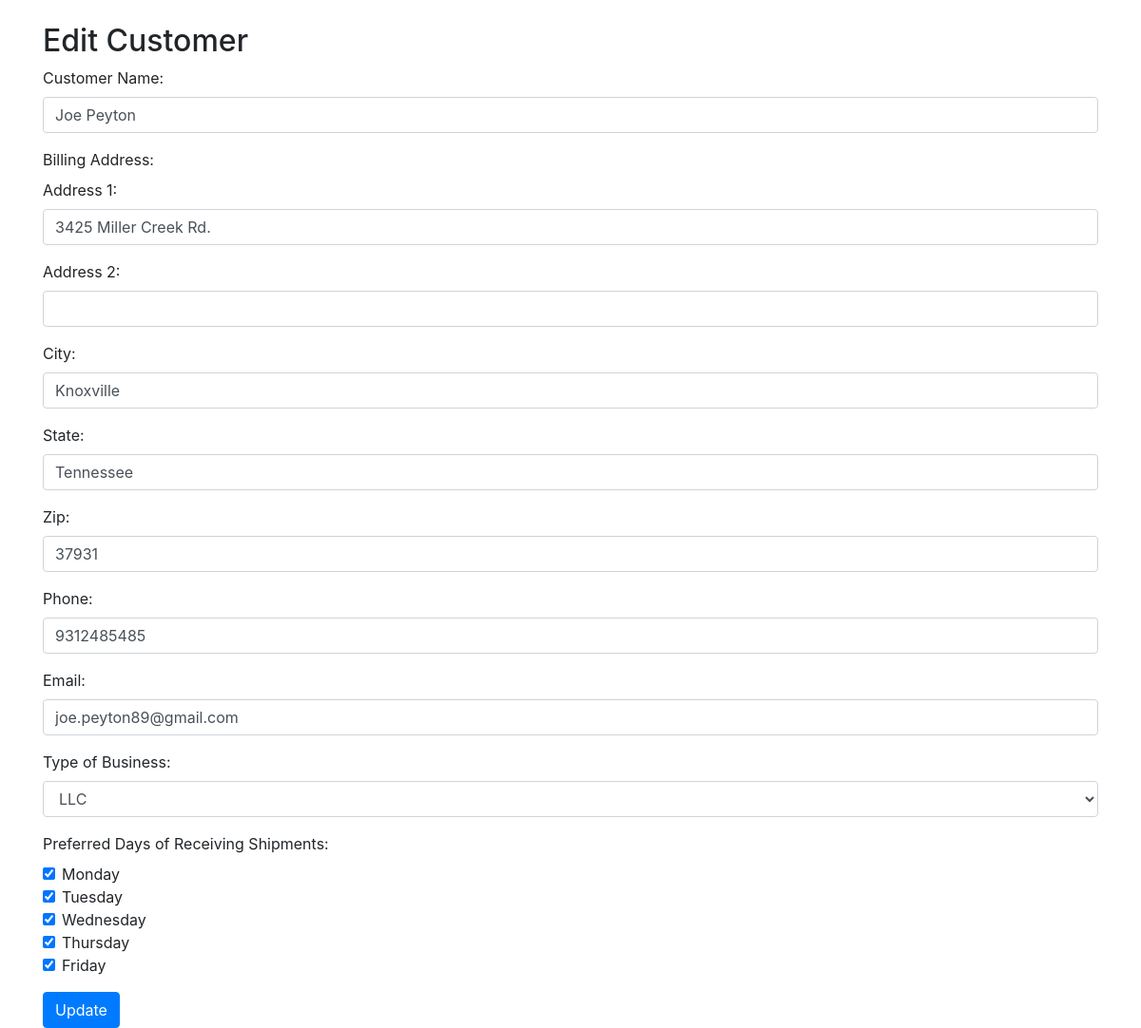
/edit_customer.php?id=11, run on the app's committed database.
### tables this page shows
CREATE TABLE `customers` (
  `id` int NOT NULL AUTO_INCREMENT,
  `customer_name` varchar(255) NOT NULL,
  `address1` varchar(255) NOT NULL,
  `address2` varchar(255) DEFAULT NULL,
  `city` varchar(255) NOT NULL,
  `state` varchar(255) NOT NULL,
  `zip` varchar(10) NOT NULL,
  `phone` varchar(15) NOT NULL,
  `email` varchar(255) NOT NULL,
  `business_type` varchar(50) NOT NULL,
  `preferred_days` varchar(10) NOT NULL,
  `created_at` timestamp NULL DEFAULT CURRENT_TIMESTAMP,
  PRIMARY KEY (`id`),
  UNIQUE KEY `id_UNIQUE` (`id`),
  KEY `idx_customer_name` (`customer_name`),
  KEY `idx_created_at` (`created_at`)
);

### edit_customer.php (the view, shortened to what this page needs)
<?php
include 'config.php';
if ($_SERVER["REQUEST_METHOD"] == "GET" && isset($_GET['id'])) {
    $customerId = $_GET['id'];
    $sql = "SELECT * FROM customers WHERE id = $customerId";
    $result = $conn->query($sql);
    if ($result->num_rows > 0) {
        $customerData = $result->fetch_assoc();
    } else {
        echo '<div class="alert alert-danger" role="alert">Customer not found.</div>';
        exit();
    }
}
?>
<!DOCTYPE html>
<html lang="en">
<head>
    <link rel="stylesheet" href="https://stackpath.bootstrapcdn.com/bootstrap/4.5.2/css/bootstrap.min.css">
</head>
<body class="container mt-4">
    <h2>Edit Customer</h2>
    <form action="update_customer.php" method="post">
        <div class="form-group">
            <label for="customer_name">Customer Name:</label>
            <input type="text" class="form-control" name="customer_name" value="<?php echo $customerData['customer_name']; ?>" required>
        </div>
        <div class="form-group">
            <label for="billing_address">Billing Address:</label>
            <br>
            <label for="address1">Address 1:</label>
            <input type="text" class="form-control" name="address1" value="<?php echo $customerData['address1']; ?>" required>
        </div>
        <div class="form-group">
            <label for="address2">Address 2:</label>
            <input type="text" class="form-control" name="address2" value="<?php echo $customerData['address2']; ?>">
        </div>
        <div class="form-group">
            <label for="city">City:</label>
            <input type="text" class="form-control" name="city" value="<?php echo $customerData['city']; ?>" required>
        </div>
        <div class="form-group">
            <label for="state">State:</label>
            <input type="text" class="form-control" name="state" value="<?php echo $customerData['state']; ?>" required>
        </div>
        <div class="form-group">
            <label for="zip">Zip:</label>
            <input type="text" class="form-control" name="zip" value="<?php echo $customerData['zip']; ?>" required>
        </div>
        <div class="form-group">
            <label for="phone">Phone:</label>
            <input type="tel" class="form-control" name="phone" value="<?php echo $customerData['phone']; ?>" required>
        </div>
        <div class="form-group">
            <label for="email">Email:</label>
            <input type="email" class="form-control" name="email" value="<?php echo $customerData['email']; ?>" required>
        </div>
        <div class="form-group">
            <label for="business_type">Type of Business:</label>
            <select class="form-control" name="business_type">
                <option value="LLC" <?php echo ($customerData['business_type'] == 'LLC') ? 'selected' : ''; ?>>LLC</option>
            </select>
        </div>
        <div class="form-group">
            <label for="preferred_days">Preferred Days of Receiving Shipments:</label>
            <div class="form-check">
                <input type="checkbox" class="form-check-input" name="preferred_days[]" value="M" <?php echo (in_array('M', explode(',', $customerData['preferred_days']))) ? 'checked' : ''; ?>> Monday
            </div>
            <div class="form-check">
                <input type="checkbox" class="form-check-input" name="preferred_days[]" value="T" <?php echo (in_array('T', explode(',', $customerData['preferred_days']))) ? 'checked' : ''; ?>> Tuesday
            </div>
            <div class="form-check">
                <input type="checkbox" class="form-check-input" name="preferred_days[]" value="W" <?php echo (in_array('W', explode(',', $customerData['preferred_days']))) ? 'checked' : ''; ?>> Wednesday
            </div>
            <div class="form-check">
                <input type="checkbox" class="form-check-input" name="preferred_days[]" value="R" <?php echo (in_array('R', explode(',', $customerData['preferred_days']))) ? 'checked' : ''; ?>> Thursday
            </div>
            <div class="form-check">
                <input type="checkbox" class="form-check-input" name="preferred_days[]" value="F" <?php echo (in_array('F', explode(',', $customerData['preferred_days']))) ? 'checked' : ''; ?>> Friday
            </div>
        </div>
        <button type="submit" class="btn btn-primary">Update</button>
    </form>
</body>
</html>

### data on the page
customers: customer_name "Joe Peyton", address1 "3425 Miller Creek Rd.", city "Knoxville", state "Tennessee", zip "37931", phone "9312485485", email "joe.peyton89@gmail.com", business_type "LLC", preferred_days "☑"
